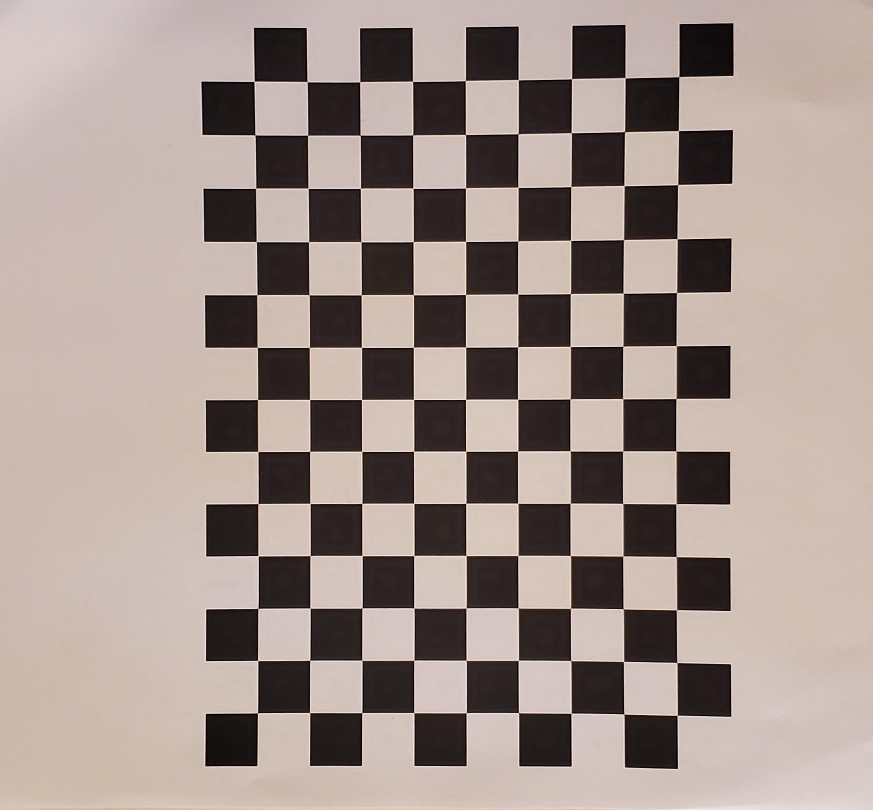
#> input picture calibrationPhotos/20221004_124628.jpg, 1746 x 1620 px (shown at 1/2 size); its folder holds only this picture in this run
$ python calibration.py
#> lines starting #> are read from the running program, lines starting #| are printed output that depends on the picture; after the words box and inside, x2 and y2 are one past the last pixel; in counts of white or black regions, pixels touching at a corner belong together
import numpy as np
import cv2
import glob

# termination criteria
critera = (cv2.TERM_CRITERIA_EPS + cv2.TERM_CRITERIA_MAX_ITER, 30, 0.001)

# prepare obj points
objp = np.zeros((14*10, 3), np.float32)
objp[:, :2] = np.mgrid[0:14, 0:10].T.reshape(-1, 2)

# Arrays to store obj points & img points
objPoints = [] # 3d point in real world space
imgPoints = [] # 2d points in image plane

images = glob.glob("calibrationPhotos/*.jpg")

for fname in images:
    img = cv2.imread(fname)
#> img is the input picture: shape (1620, 1746, 3); mean B, G, R 140.9, 147.1, 161.6

    scale = 20
    w = int(img.shape[1] * scale / 100)
#> w = 349
    h = int(img.shape[0] * scale / 100)
#> h = 324
    dim = (w, h)
#> dim = (349, 324)
    img = cv2.resize(img, dim, interpolation = cv2.INTER_AREA)
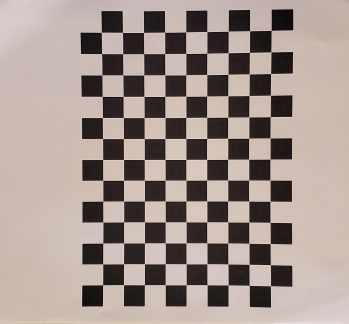
#> img: shape (324, 349, 3); mean B, G, R 140.9, 147.1, 161.6

    gray = cv2.cvtColor(img, cv2.COLOR_BGR2GRAY)

    ret, corners = cv2.findChessboardCorners(gray, (13, 9), None)
#> ret = True; corners = 117 rows, first 8: [271.2, 30.4], [270.8, 51.84], [270.6, 73.54], [270.5, 95.29], [270.3, 116.6], [270.1, 137.9], [270, 159.1], [270, 180.1]

    if ret == True:
        objPoints.append(objp)

        corners2 = cv2.cornerSubPix(gray, corners, (11, 11), (-1, -1), critera)
#> corners2 = 117 rows, first 8: [271.2, 30.38], [270.8, 51.87], [270.6, 73.5], [270.4, 95.26], [270.3, 116.6], [270.1, 137.9], [270, 159.1], [269.9, 180.1]
        imgPoints.append(corners)

        cv2.drawChessboardCorners(img, (13, 9), corners2, ret)
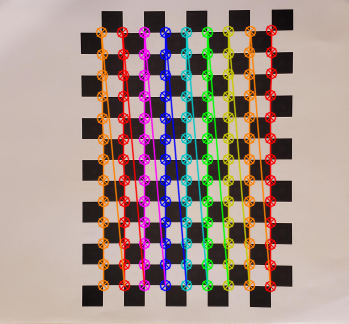
#> img: shape (324, 349, 3); 18.6% of pixels changed, all inside (x1, y1, x2, y2) = (95, 24, 278, 293)
        cv2.imshow("", img)
        cv2.waitKey(0)

#> (the run stopped early here; a loop or call above may not have finished)
